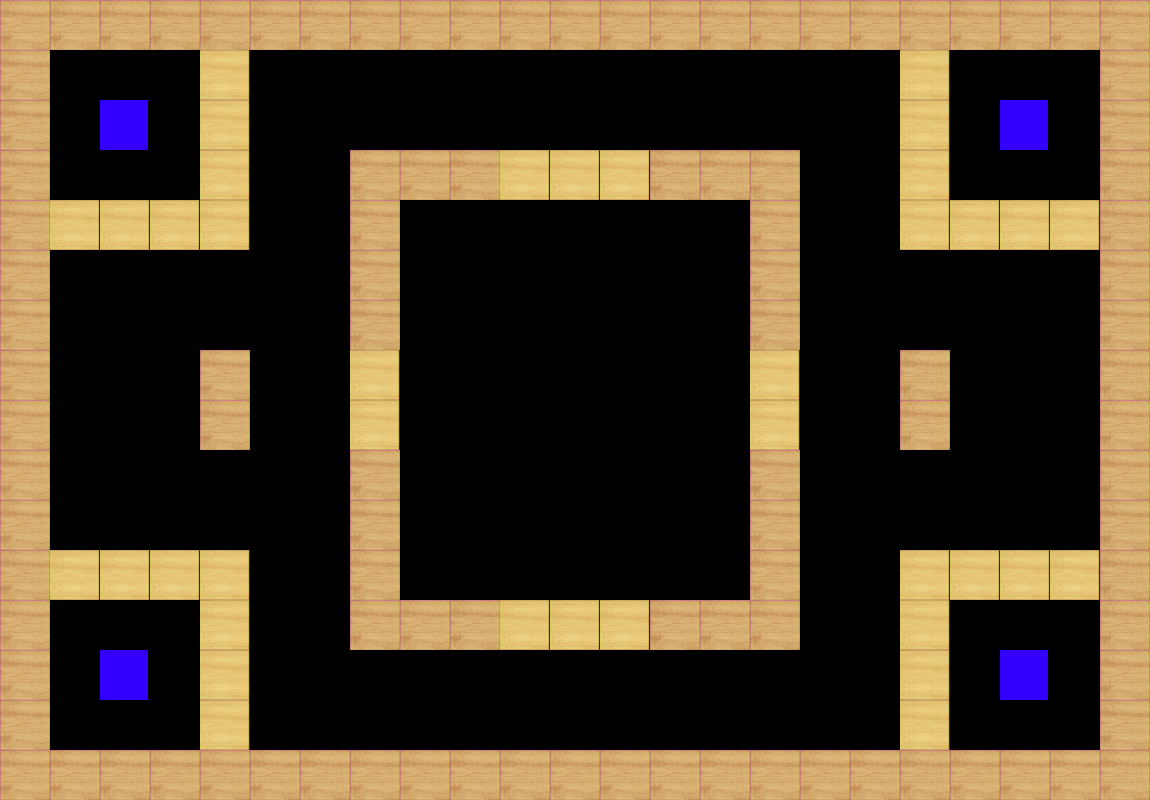

A 2D game scene composited from a Tiled map and its tileset images. What follows is a short description and the map's XML, with every tile layer's data as written:
An orthogonal 23x16 tile map with 50x50 px tiles, 1 tile layer (Calque de Tuiles 1).

<map version="1.10" tiledversion="1.11.0" orientation="orthogonal" renderorder="right-down" width="23" height="16" tilewidth="50" tileheight="50" infinite="0" nextlayerid="2" nextobjectid="1">
 <editorsettings>
  <export target="2Joueurs-Niveau5.json" format="json" />
 </editorsettings>
 <tileset firstgid="1" source="wii tanks.tsx" />
 <layer id="1" name="Calque de Tuiles 1" width="23" height="16">
  <data encoding="csv">
1,1,1,1,1,1,1,1,1,1,1,1,1,1,1,1,1,1,1,1,1,1,1,
1,10,10,10,2,10,10,10,10,10,10,10,10,10,10,10,10,10,2,10,10,10,1,
1,10,3,10,2,10,10,10,10,10,10,10,10,10,10,10,10,10,2,10,3,10,1,
1,10,10,10,2,10,10,1,1,1,2,2,2,1,1,1,10,10,2,10,10,10,1,
1,2,2,2,2,10,10,1,10,10,10,10,10,10,10,1,10,10,2,2,2,2,1,
1,10,10,10,10,10,10,1,10,10,10,10,10,10,10,1,10,10,10,10,10,10,1,
1,10,10,10,10,10,10,1,10,10,10,11,11,11,11,1,11,11,11,10,10,10,1,
1,10,10,10,1,10,10,2,10,10,10,11,11,11,11,2,11,11,1,10,10,10,1,
1,10,10,10,1,10,10,2,10,10,10,11,11,11,11,2,11,11,1,10,10,10,1,
1,10,10,10,10,10,10,1,10,10,10,10,10,10,10,1,10,10,10,10,10,10,1,
1,10,10,10,10,10,10,1,10,10,10,10,10,10,10,1,10,10,10,10,10,10,1,
1,2,2,2,2,10,10,1,10,10,10,10,10,10,10,1,10,10,2,2,2,2,1,
1,10,10,10,2,10,10,1,1,1,2,2,2,1,1,1,10,10,2,10,10,10,1,
1,10,3,10,2,10,10,10,10,10,10,10,10,10,10,10,10,10,2,10,3,10,1,
1,10,10,10,2,10,10,10,10,10,10,10,10,10,10,10,10,10,2,10,10,10,1,
1,1,1,1,1,1,1,1,1,1,1,1,1,1,1,1,1,1,1,1,1,1,1
</data>
 </layer>
</map>
